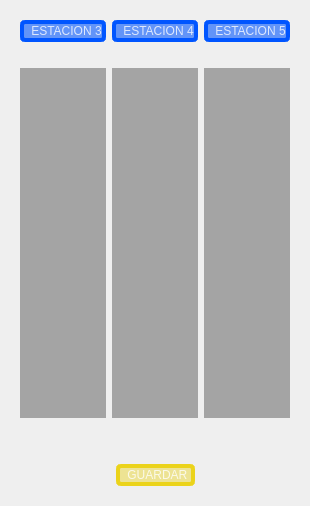
                <widget class="QWidget" name="Config_Page">
                 <layout class="QVBoxLayout" name="verticalLayout_6">
                  <item>
                   <widget class="QWidget" name="widget" native="true">
                    <property name="sizePolicy">
                     <sizepolicy hsizetype="Preferred" vsizetype="Preferred">
                      <horstretch>0</horstretch>
                      <verstretch>0</verstretch>
                     </sizepolicy>
                    </property>
                    <layout class="QVBoxLayout" name="verticalLayout_7">
                     <item>
                      <layout class="QHBoxLayout" name="horizontal_model_2">
                       <item>
                        <layout class="QVBoxLayout" name="verticalLayout_9">
                         <item>
                          <widget class="QPushButton" name="pushButton_3">
                           <property name="styleSheet">
                            <string notr="true">QPushButton{
background-color: rgba(0, 85, 255, 150);
font: 700 28pt &quot;Segoe UI&quot;;
color: rgba(255, 255, 255, 200);
border-radius: 5px;
padding-left:7px;
border: 4px solid black;
border-color: rgb(0, 85, 255);}

QPushButton:pressed {
	/*background-color: rgb(255, 233, 51 );*/
    background-color: rgb(0, 0, 255);
}
</string>
                           </property>
                           <property name="text">
                            <string>ESTACION 3</string>
                           </property>
                          </widget>
                         </item>
                         <item>
                          <spacer name="horizontalSpacer_10">
                           <property name="orientation">
                            <enum>Qt::Orientation::Horizontal</enum>
                           </property>
                           <property name="sizeHint" stdset="0">
                            <size>
                             <width>40</width>
                             <height>20</height>
                            </size>
                           </property>
                          </spacer>
                         </item>
                         <item>
                          <widget class="QWidget" name="widget_setup_M1" native="true">
                           <property name="minimumSize">
                            <size>
                             <width>0</width>
                             <height>350</height>
                            </size>
                           </property>
                           <property name="styleSheet">
                            <string notr="true">background-color: rgba(0, 0, 0, 80);</string>
                           </property>
                          </widget>
                         </item>
                        </layout>
                       </item>
                       <item>
                        <layout class="QVBoxLayout" name="verticalLayout_10">
                         <item>
                          <widget class="QPushButton" name="pushButton">
                           <property name="styleSheet">
                            <string notr="true">QPushButton{
background-color: rgba(0, 85, 255, 150);
font: 700 28pt &quot;Segoe UI&quot;;
color: rgba(255, 255, 255, 200);
border-radius: 5px;
padding-left:7px;
border: 4px solid black;
border-color: rgb(0, 85, 255);}

QPushButton:pressed {
	/*background-color: rgb(255, 233, 51 );*/
    background-color: rgb(0, 0, 255);
}
</string>
                           </property>
                           <property name="text">
                            <string>ESTACION 4</string>
                           </property>
                          </widget>
                         </item>
                         <item>
                          <spacer name="horizontalSpacer_11">
                           <property name="orientation">
                            <enum>Qt::Orientation::Horizontal</enum>
                           </property>
                           <property name="sizeHint" stdset="0">
                            <size>
                             <width>40</width>
                             <height>20</height>
                            </size>
                           </property>
                          </spacer>
                         </item>
                         <item>
                          <widget class="QWidget" name="widget_setup_M2" native="true">
                           <property name="minimumSize">
                            <size>
                             <width>0</width>
                             <height>350</height>
                            </size>
                           </property>
                           <property name="maximumSize">
                            <size>
                             <width>16777215</width>
                             <height>16777215</height>
                            </size>
                           </property>
                           <property name="styleSheet">
                            <string notr="true">background-color: rgba(0, 0, 0, 80);</string>
                           </property>
                          </widget>
                         </item>
                        </layout>
                       </item>
                       <item>
                        <layout class="QVBoxLayout" name="verticalLayout_11">
                         <item>
                          <widget class="QPushButton" name="pushButton_4">
                           <property name="styleSheet">
                            <string notr="true">QPushButton{
background-color: rgba(0, 85, 255, 150);
font: 700 28pt &quot;Segoe UI&quot;;
color: rgba(255, 255, 255, 200);
border-radius: 5px;
padding-left:7px;
border: 4px solid black;
border-color: rgb(0, 85, 255);}

QPushButton:pressed {
	/*background-color: rgb(255, 233, 51 );*/
    background-color: rgb(0, 0, 255);
}
</string>
                           </property>
                           <property name="text">
                            <string>ESTACION 5</string>
                           </property>
                          </widget>
                         </item>
                         <item>
                          <spacer name="horizontalSpacer_12">
                           <property name="orientation">
                            <enum>Qt::Orientation::Horizontal</enum>
                           </property>
                           <property name="sizeHint" stdset="0">
                            <size>
                             <width>40</width>
                             <height>20</height>
                            </size>
                           </property>
                          </spacer>
                         </item>
                         <item>
                          <widget class="QWidget" name="widget_setup_M3" native="true">
                           <property name="minimumSize">
                            <size>
                             <width>0</width>
                             <height>350</height>
                            </size>
                           </property>
                           <property name="styleSheet">
                            <string notr="true">background-color: rgba(0, 0, 0, 80);</string>
                           </property>
                          </widget>
                         </item>
                        </layout>
                       </item>
                      </layout>
                     </item>
                     <item>
                      <spacer name="verticalSpacer_6">
                       <property name="orientation">
                        <enum>Qt::Orientation::Vertical</enum>
                       </property>
                       <property name="sizeHint" stdset="0">
                        <size>
                         <width>20</width>
                         <height>40</height>
                        </size>
                       </property>
                      </spacer>
                     </item>
                     <item>
                      <layout class="QHBoxLayout" name="horizontalLayout_5">
                       <item>
                        <spacer name="horizontalSpacer_3">
                         <property name="orientation">
                          <enum>Qt::Orientation::Horizontal</enum>
                         </property>
                         <property name="sizeHint" stdset="0">
                          <size>
                           <width>40</width>
                           <height>20</height>
                          </size>
                         </property>
                        </spacer>
                       </item>
                       <item>
                        <widget class="QPushButton" name="btn_SaveSetup">
                         <property name="styleSheet">
                          <string notr="true">QPushButton{
background-color: rgba(235, 211, 26,110);
font: 700 30pt &quot;Segoe UI&quot;;
color: rgba(255, 255, 255, 200);
border-radius: 5px;
padding-left:7px;
border: 4px solid black;
border-color: rgb(235, 211, 26);}

QPushButton:pressed {
	/*background-color: rgb(255, 233, 51 );*/
    background-color: rgb(235, 211, 26);
}
</string>
                         </property>
                         <property name="text">
                          <string>GUARDAR </string>
                         </property>
                        </widget>
                       </item>
                       <item>
                        <spacer name="horizontalSpacer_2">
                         <property name="orientation">
                          <enum>Qt::Orientation::Horizontal</enum>
                         </property>
                         <property name="sizeHint" stdset="0">
                          <size>
                           <width>40</width>
                           <height>20</height>
                          </size>
                         </property>
                        </spacer>
                       </item>
                      </layout>
                     </item>
                    </layout>
                   </widget>
                  </item>
                 </layout>
                </widget>
